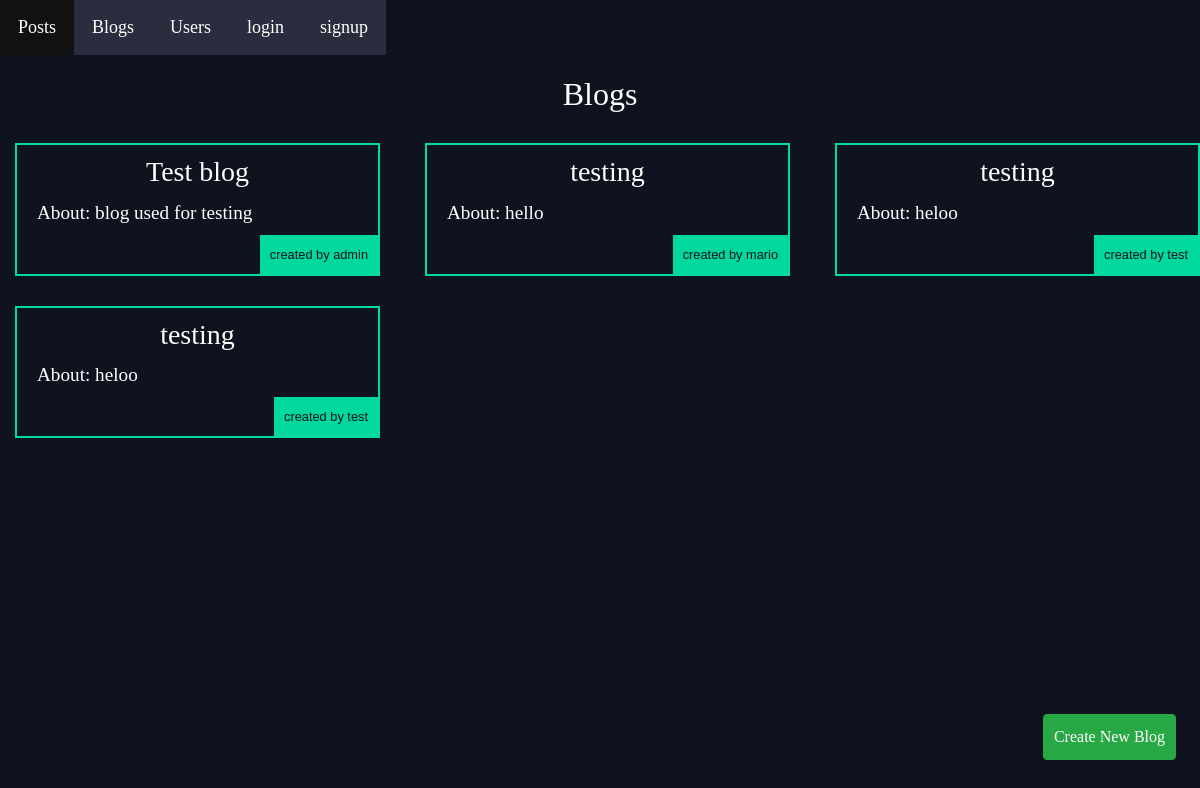
The page /social/blog/ on the database its author committed.
### social/models.py (models this page shows, shortened)
class blog(models.Model):
    user= models.ForeignKey(User,related_name='blog_user',on_delete=models.CASCADE)
    blogname= models.CharField(max_length=50)
    about= models.TextField(null=True)
    def snippet(self):
        return self.about[0:50]

### social/views.py (the view)
# urls.py: path('blog/', views.BlogListView.as_view(), name = 'BlogListView'),
class BlogListView(ListView):
    queryset = blog.objects.all()

### social/templates/social/blog_list.html
{% extends "basegeneric.html" %}
{% block content %}
  <h2 class="title">Blogs</h2>
  <div class="blogs">
  {% if object_list %}
    {% for blog in object_list %}
        <div class="bloglist">
          <h3> <a href= "{% url 'social:bloghome' blog_id=blog.id%}">{{ blog.blogname }}</a> </h3>
          <p>About: {{blog.snippet}}</p>
          <p class="username" >created by {{blog.user.username}}</p>
        </div>
    {% endfor %}
  {% else %}
    <p>No posts are available.</p>
  {% endif %}
  </div>
  <a href="{% url 'social:blog_create' %}" class="btn btn-success" id="create-blog">Create New Blog</a>
{% endblock %}

### static/styles.css (style rules this page uses)
body { background-color: #0f121f; background-repeat-y: no-repeat; color: #fff; }
body * { font-family: Ubuntu; }
h1, h2, h3, h4, h5 { font-weight: normal; margin: 0; }
a, a:visited, a:hover { color: white; text-decoration: none; }
.title { text-align: center; margin-bottom: 30px; margin-top: 20px; }
.blogs { display: grid; grid-template-columns: 1fr 1fr 1fr; grid-gap:30px; padding-bottom: 30px; }
.bloglist { margin-left: 15px; padding: 10px; border: 2px solid #00dba0; position: relative; padding-bottom : 20px; }
.wrapper .username { padding: 10px; position: absolute; right: 0; bottom: 0; margin: 0; background-color: #00d89e; color: #0f121f; font-size: 0.8em; font-family: sans-serif }
.bloglist p { font-size:1.2em; padding: 10px ; }
.bloglist h3 { text-align: center; }
#create-blog { position:fixed; right: 2%; bottom: 5%; padding: 10px; }

### rows shown on the page
blog: blogname "Test blog", snippet "blog used for testing", user.username "admin"
blog: blogname "testing", snippet "hello", user.username "mario"
blog: blogname "testing", snippet "heloo", user.username "test"
blog: blogname "testing", snippet "heloo", user.username "test"
